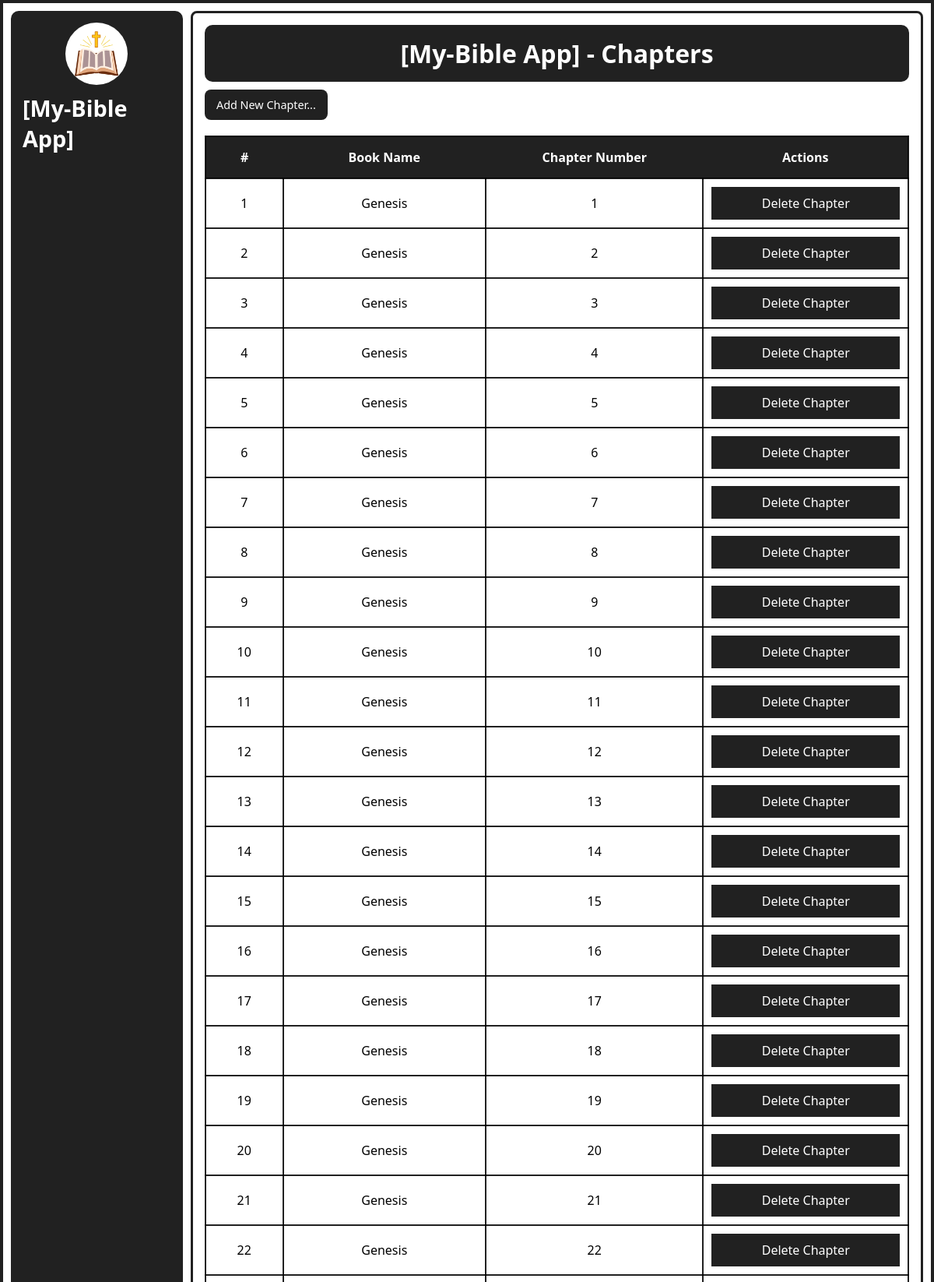
/admin/chapters.php (signed in, upper part), run on the app's committed database.
### tables this page shows
CREATE TABLE `chapters` (
  `chapter_id` int(11) NOT NULL,
  `book_id` int(11) NOT NULL,
  `chapter_number` int(11) NOT NULL
);

CREATE TABLE `books` (
  `book_id` int(11) NOT NULL,
  `book_name` varchar(100) NOT NULL,
  `testament` varchar(50) NOT NULL
);

### admin/chapters.php (the view, shortened to what this page needs)
<?php
include("connection.php");
?>
<!DOCTYPE html>
<html lang="en">
<head>
    <link rel="stylesheet" href="style.css">
</head>
<body>
    <div class="dashboard-container">
        <?php include("sidebar.php");?>
        <div class="container">
            <div class="title">
                <h1>[My-Bible App] - Chapters</h1>
            </div>
            <div class="content">
                <div class="buttons">
                    <a href="./add_chapter">Add New Chapter...</a>
                </div>
                <table>
                    <tr>
                        <th>#</th>
                        <th>Book Name</th>
                        <th>Chapter Number</th>
                        <th>Actions</th>
                    </tr>
                    <?php
                    $select=$con->query("SELECT * FROM `chapters`");
                    if(mysqli_num_rows($select)>0){
                    while($row=mysqli_fetch_assoc($select)){
                        $chapter_id=$row['chapter_id'];
                        $book_id=$row['book_id'];
                        $chapter_number=$row['chapter_number'];
                    ?>
                    <tr>
                        <td><?php echo $chapter_id; ?></td>
                        <td><?php
                            $see=$con->query("SELECT * FROM `books` WHERE `book_id`='$book_id'");
                            $view=mysqli_fetch_assoc($see);
                            echo $view['book_name'];
                         ?></td>
                        <td><?php echo $chapter_number; ?></td>
                        <td><a href="./delete_chapter?chapter_id=<?php echo $chapter_id; ?>">Delete Chapter</a></td>
                    </tr>
                    <?php
                    }
                    }
                    else{
                        echo "<td colspan='4'><h1>No Chapters Found...</h1></td>";
                    }
                    ?>
                </table>
            </div>
        </div>
    </div>
</body>
</html>

### admin/style.css (style rules this page uses)
* { margin: 0; padding: 0; box-sizing: border-box; }
:root { --primary-color: #fff; --bg-color: rgba(0, 0, 0, 0.87); --bg-color-hover: rgb(45, 45, 45); --black: black; }
html { scroll-behavior: smooth; transition: 0.4s ease-in; }
body { font-family: system-ui, -apple-system, BlinkMacSystemFont, 'Segoe UI', Roboto, Oxygen, Ubuntu, Cantarell, 'Open Sans', 'Helvetica Neue', sans-serif; overflow-y: hidden; }
::placeholder { color: var(--black); }
.dashboard-container { width: 100%; height: 100dvh; display: flex; flex-direction: row; justify-content: space-between; padding: 10px; border: 4px solid var(--bg-color); gap: 10px; }
.container { width: 81%; height: 100dvh; display: flex; flex-direction: column; border: 3px solid var(--bg-color); height: 96dvh; padding: 15px; border-radius: 8px; overflow-y: auto; }
.container .title { width: 100%; padding: 15px; background: var(--bg-color); color: var(--primary-color); border-radius: 10px; text-align: center; }
.buttons { width: 100%; display: flex; flex-direction: row; align-items: flex-start; justify-content: flex-start; margin-top: 10px; gap: 10px; }
.buttons a { padding: 10px 15px; background: var(--bg-color); color: var(--primary-color); border-radius: 8px; font-size: 0.9rem; font-weight: 500; text-decoration: none; transition: 0.3s ease-in; }
.content table { margin-top: 10px; width: 100%; text-align: center; }
.content table { margin-top: 20px; width: 100%; text-align: center; border-collapse: collapse; border: 2px solid var(--bg-color); }
.content tr { padding: 10px; }
.content tr th { padding: 15px; background: var(--bg-color); color: var(--primary-color); }
.content tr td { padding: 10px; border: 2px solid var(--bg-color); font-weight: 500; font-size: 1rem; text-transform: capitalize; }
.content tr td a { display: flex; flex-direction: column; background: var(--bg-color); color: var(--primary-color); padding: 10px; text-decoration: none; }

### data on the page
chapters: chapter_id "1", book.book_name "Genesis", chapter_number "1"
chapters: chapter_id "2", book.book_name "Genesis", chapter_number "2"
chapters: chapter_id "3", book.book_name "Genesis", chapter_number "3"
chapters: chapter_id "4", book.book_name "Genesis", chapter_number "4"
chapters: chapter_id "5", book.book_name "Genesis", chapter_number "5"
chapters: chapter_id "6", book.book_name "Genesis", chapter_number "6"
chapters: chapter_id "7", book.book_name "Genesis", chapter_number "7"
chapters: chapter_id "8", book.book_name "Genesis", chapter_number "8"
chapters: chapter_id "9", book.book_name "Genesis", chapter_number "9"
chapters: chapter_id "10", book.book_name "Genesis", chapter_number "10"
chapters: chapter_id "11", book.book_name "Genesis", chapter_number "11"
chapters: chapter_id "12", book.book_name "Genesis", chapter_number "12"
chapters: chapter_id "13", book.book_name "Genesis", chapter_number "13"
chapters: chapter_id "14", book.book_name "Genesis", chapter_number "14"
chapters: chapter_id "15", book.book_name "Genesis", chapter_number "15"
chapters: chapter_id "16", book.book_name "Genesis", chapter_number "16"
chapters: chapter_id "17", book.book_name "Genesis", chapter_number "17"
chapters: chapter_id "18", book.book_name "Genesis", chapter_number "18"
chapters: chapter_id "19", book.book_name "Genesis", chapter_number "19"
chapters: chapter_id "20", book.book_name "Genesis", chapter_number "20"
chapters: chapter_id "21", book.book_name "Genesis", chapter_number "21"
chapters: chapter_id "22", book.book_name "Genesis", chapter_number "22"
